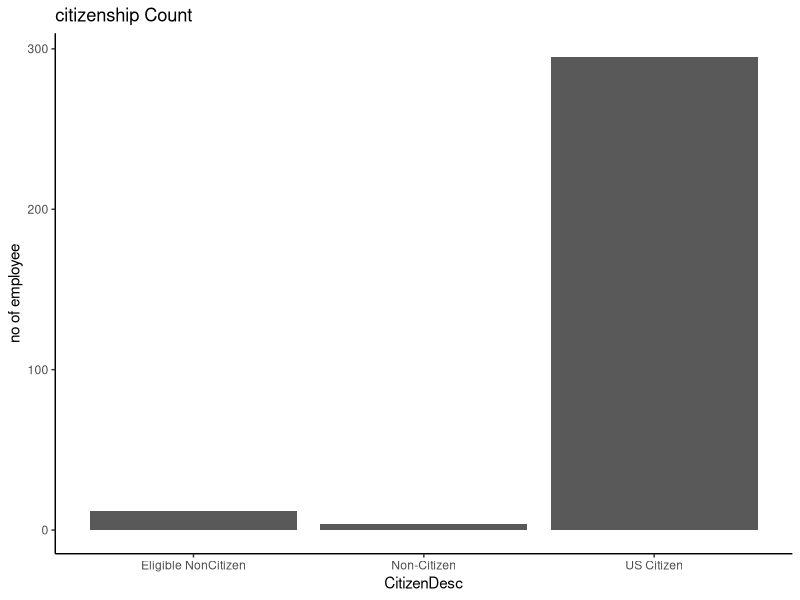
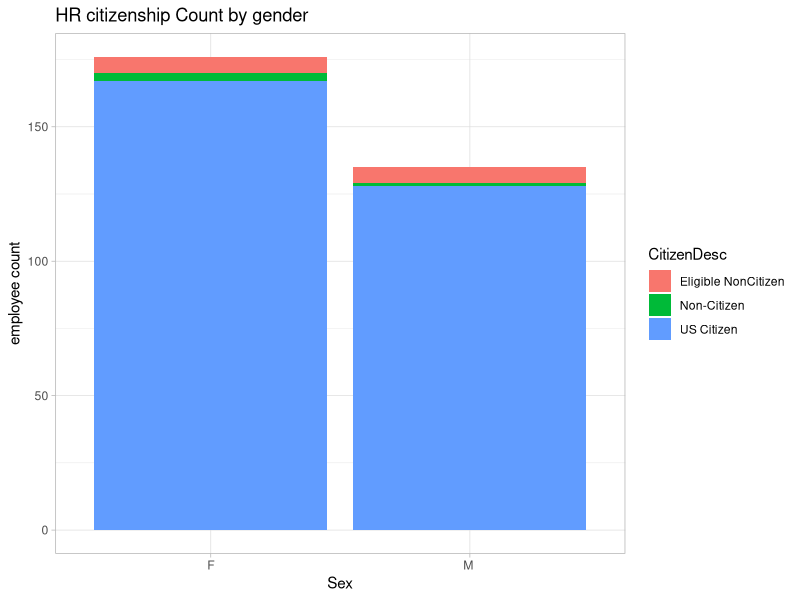
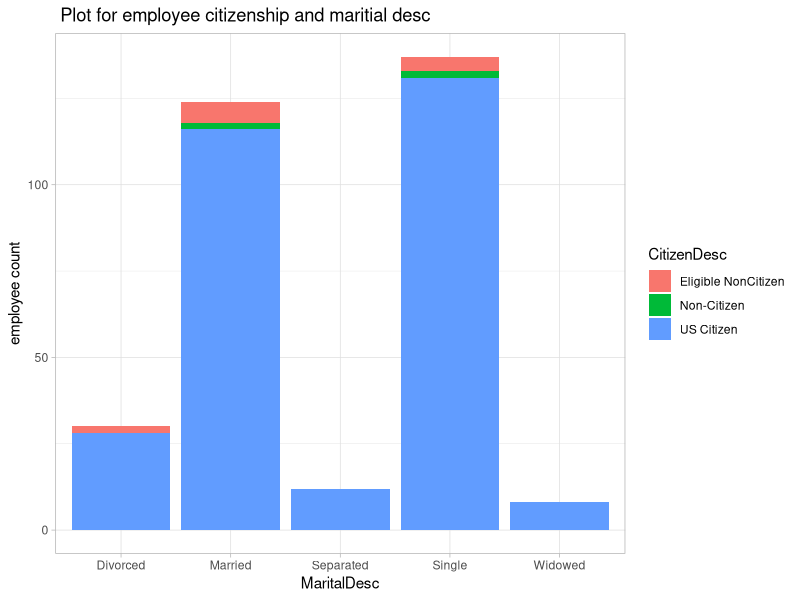
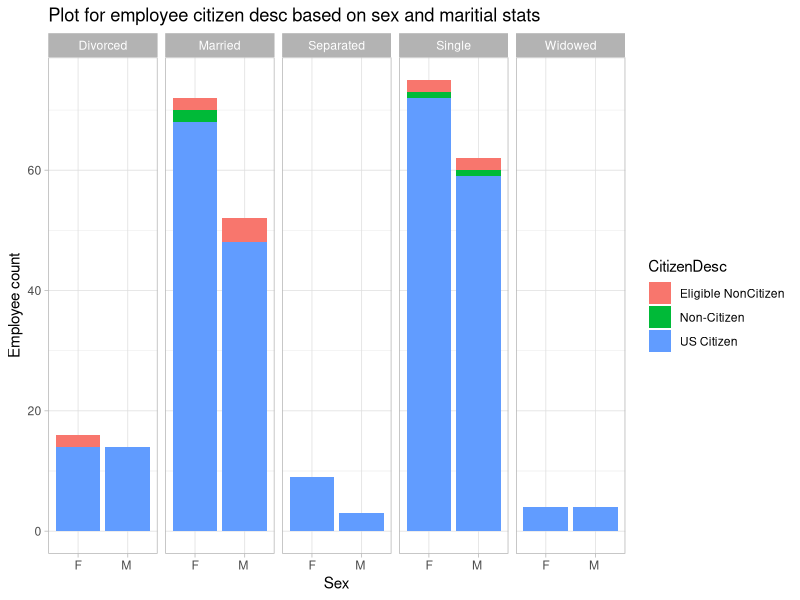
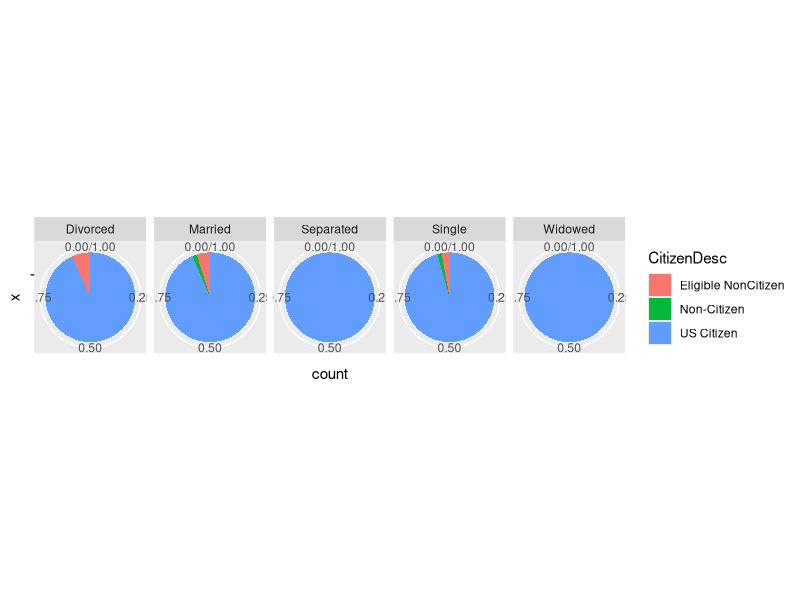
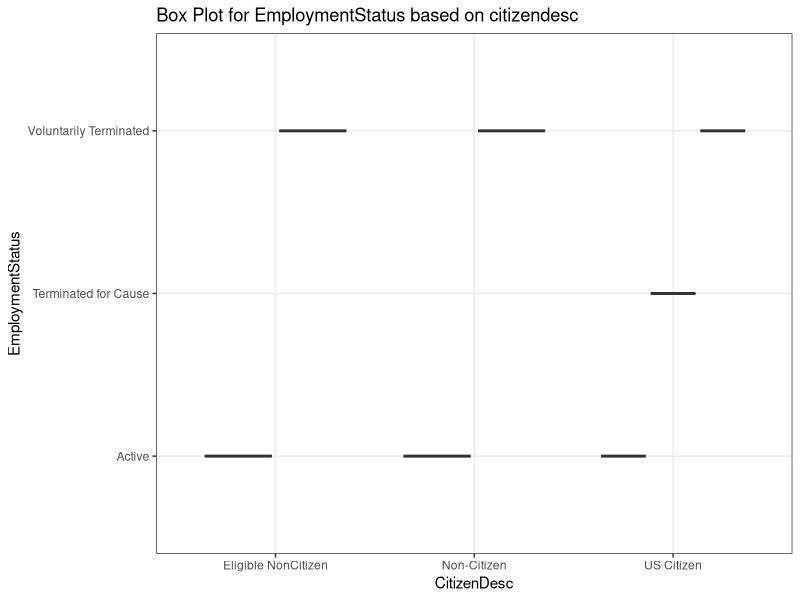
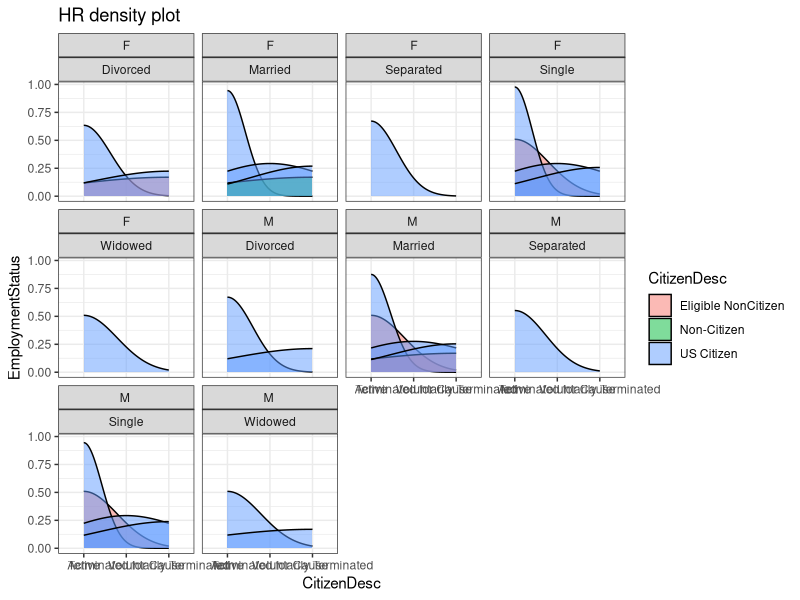

The R source for these figures, in order:
# Importing Dataset
HR <- read.csv("HR.csv", stringsAsFactors = FALSE)

# Viewing Dataset
View(HR)

# Datatypes Check
str(HR)

# Datatype Conversion
HR$Sex <- as.factor(HR$Sex)
HR$MaritalDesc <- as.factor(HR$MaritalDesc)
HR$CitizenDesc <- as.factor(HR$CitizenDesc)
HR$PerformanceScore <- as.factor(HR$PerformanceScore)

# Datatypes Recheck
str(HR)

# Express Table for people CitizenDesc
prop.table(table(HR$CitizenDesc))

# Importing Library
library(ggplot2)


# Employee citizenship graph
ggplot(HR, aes(x = CitizenDesc)) + theme_classic() + 
  geom_bar() + 
  labs(y = "no of employee", title = "citizenship Count")


# Gender wise citizenship Plot
ggplot(HR, aes(x = Sex, fill = CitizenDesc)) + theme_light() + 
  geom_bar() + 
  labs(y = "employee count", 
       title = "HR citizenship Count by gender")


# Plot for employee citizenship and maritial desc
ggplot(HR, aes(x = MaritalDesc, fill = CitizenDesc)) + theme_light() + 
  geom_bar() + 
  labs(y = "employee count", 
       title = " Plot for employee citizenship and maritial desc")


# Plot for employee citizen desc based on sex and maritial stats
ggplot(HR, aes(x = Sex, fill = CitizenDesc)) + theme_light() + 
  facet_grid(~MaritalDesc) + geom_bar() + 
  labs(y = "Employee count", 
       title = "Plot for employee citizen desc based on sex and maritial stats")


# Pie chart for maritial stats by citizen desc
ggplot(HR, aes(x = "", fill = CitizenDesc)) + 
  geom_bar(position = "fill") + 
  facet_grid(~MaritalDesc) + coord_polar(theta = "y")

# Box Plot for EmploymentStatus based on citizendesc
ggplot(HR, aes(x = CitizenDesc, y = EmploymentStatus)) + theme_bw() + 
  geom_boxplot() + 
  labs(y = "EmploymentStatus", x = "CitizenDesc", 
       title = "Box Plot for EmploymentStatus based on citizendesc")


# Density plot
ggplot(HR, aes(x = EmploymentStatus, fill = CitizenDesc)) + theme_bw() + 
  facet_wrap(Sex~MaritalDesc) + geom_density(alpha = 0.5) + 
  labs(y = "EmploymentStatus", x = "CitizenDesc", 
       title = "HR density plot")
